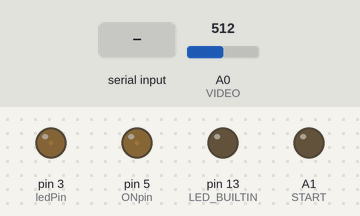
Simulated run of this sketch. Board: Arduino Uno, built with avr-gcc and run on an emulated ATmega328P. Parts: output pins drawn as LEDs (lit = HIGH). Dashed ring = blinking. Inputs (shaded band) come from the test bench; at power-on: A0 (VIDEO) = 512. Pins used as bus, display or sensor lines are not drawn; what the sketch prints to the serial monitor is not drawn.

Above: at 1.2 s.
1.3 s: "4\n" received over Serial
At 2.5 s:
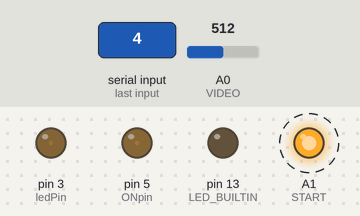
4.3 s: "1\n" received over Serial
7.3 s: "1\n" received over the second serial link
At 8.5 s:
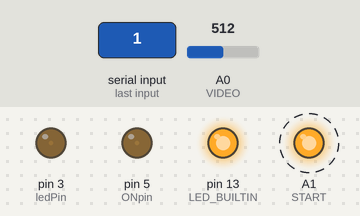
At 13.0 s:
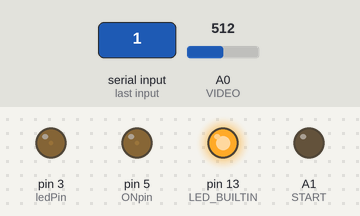
Timing chart, 0 to 14.5 s (numbered marks = the images above; inputs shaded):
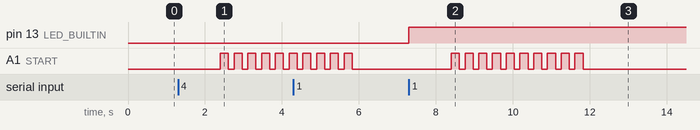

The sketch:

OSMS.ino
```cpp
#include <math.h>
#define CHANNELS    288
#include <SoftwareSerial.h>

uint16_t average[CHANNELS];
uint16_t correction[145];

int VIDEO=A0;
int TRIGGER=2;
int CLK=A2;
int START=A1;
int ledPin = 3;
int ONpin = 5;

char read=0;
int i, i_ebc, i_turb, i_col, j, k, r, b, smoothtemp1, smoothtemp2;
int EBC, TURB, COL;
float aveabs = 0;
char numb='0';
String reading = "";
SoftwareSerial mySerial(10, 11); //(// RX, TX)

void setup() {

pinMode(CLK, OUTPUT);
pinMode(START, OUTPUT);
pinMode(A0, INPUT);
pinMode(ledPin, INPUT);
pinMode(ONpin, INPUT);

digitalWrite(CLK, HIGH);
digitalWrite(START, LOW);


analogWrite(ONpin, 10);
analogWrite(ledPin, 6);

pinMode(LED_BUILTIN, OUTPUT);
mySerial.begin(115200);
Serial.begin(115200);

}

void loop() {

if(mySerial.available()>0||Serial.available()>0){
if(mySerial.available()>0){
{reading = mySerial.readString();

    if(reading.length()>1){numb='6';}
      //Read the incoming data and store it into variable data
    else {
     numb = reading[0]; }}}

else if(Serial.available()>0){

  reading=Serial.readString();
  numb=reading[0];}


switch (numb) { //switches between whichever numbers were sent by the mobile application

case '1':
delay(100);
digitalWrite(LED_BUILTIN, HIGH);  //If value is 1 then LED turns ON - (for testing purposes)
break;

case '2':
delay(100);
digitalWrite(LED_BUILTIN, LOW);   //If value is 0 then LED turns OFF
break;

case '3':
delay(100);
CalibrateLED();   //Calls the calibrate LED function
break;

case '4':
delay(100);
GetBaseline();   //Calls the Get Baseline function
break;

case '5':
delay(100);
Capture();   //Calls the Capture function
break;

case '6':
delay(100);
specificWavelength();   //Calls the Capture function
break;

default:
break;
}
}
}


void Capture(){ // this captures the absorption spectrum when called
aveabs=0;
String spacing = String(", "); //the application reads data in "nm, intensity" format, so a comma and a space is needed

readSpectrometer();
delay(100);// reads the spectrometer again

String tot = "";
smoothtemp1;
smoothtemp2=average[9];

for(i = 10; i < 225; i++){
smoothtemp1 = smoothtemp2;
smoothtemp2 = average[i];
average[i]=(average[i]+smoothtemp1+average[i+1])/3;

average[i]=average[i]-980; // removes background. background values vary a bit for every measurement, 96 is an average of about 10 measurements
if((average[i]<1)||(average[i]>65000)){average[i]=1;}// corr=6500;} // this makes sure that there is no overflow or division by zero (usually happens when spectra outside of the LED spectrum is registered)

float m = correction[i-10]/(float)average[i];
aveabs += log10(m);

}

aveabs=aveabs/(225-10);

for(i = 10; i < 225; i++){//reads from position 10 to position 225, which corresponds to approximately 350-850nm
uint16_t nm[145];
int corr;

nm[i-10] = (3.059651344 * pow(10, 2) + 2.716298429 * i - 1.284751120 * pow(10, -3) * pow(i, 2) - 6.672071166 * pow(10, -6) * pow(i, 3) + 5.557539172 * pow(10, -9) * pow(i, 4) + 1.015634508 * pow(10, -11) * pow(i, 5))*10;
//nm[i] calculates the corresponding wavelength to each pixel - the parameters are included in the C12880MA manual and are unique, so the above line needs to be corrected accordingly
/*in order to just register and check the spectrum of the light source
comment out lines starting from the "corr=correction[i]" to "float n = log10(m)"
line (included) and substitute "String(n,4)" in the "String val =" with "data[i]"*/

//corr=correction[i]; // this copies the baseline data, so it could be modified without modifying the actual baseline data
//average[i]=average[i]-980; // removes background. background values vary a bit for every measurement, 96 is an average of about 10 measurements
//if((average[i]<1)||(average[i]>65000)){average[i]=1;}// corr=6500;} // this makes sure that there is no overflow or division by zero (usually happens when spectra outside of the LED spectrum is registered)

float m = correction[i-10]/(float)average[i]; //calculates the baseline LED spectrum divided by the spectrum with an inserted sample
float n = log10(m)+0.0556-0.0767*aveabs; // calculates absorbance

float integ = nm[i-10]/10.0; //this is due to the multiplication by 10 at the end of nm[i] calculation. This is used to avoid a float massive, which takes up more space than an int massive - this means that we get for example a calculated position of 550.12345*10 =5501.2345 (which is 5501 as an int) and then we divide it back as a float and get the value of 550.1 nm
String temp = String(integ,1); //turns it into a sting with 1 decimal place
String val = String(n,4); //turns into a string with 4 decimal places


       tot += temp; //adds the resulting nm to a string
       tot += ", "; //adds a comma
       tot += val; //adds the resulting absorbance to a string
       tot+="\n"; // adds a new line
     //  Serial.print(tot);
       mySerial.print(tot); //prints the "nm, absorbance" string
       tot = ""; //erases the contents of the "nm, absorbance" string

         }
    //     mySerial.print(tot);
    //     Serial.print(tot);
    //     tot = "";
delay(200);
/*for(int i = 2; i < CHANNELS; i++){
  float t = correction[i]/(float)average[i];
 // average[i] = average[i]/10;
  Serial.print(t);
  Serial.print(",\n");}*/
}


void CalibrateLED(){
j=0;

/*for(int f = 2; f < 200; f++){ //LED brightness
analogWrite(ledPin, f);

for(int i = 0; i < CHANNELS; i++){
  if(data[i]>950){j=f-1; break;}}
if(j>0){break;}
}*/
analogWrite(ledPin, 6);
delay(100);
mySerial.print(" ");
delay(100);


/*for additional LEDs, uncomment the lines below*/

/*k=0;

for(int f = 2; f < 250; f++){ //LED brightness
analogWrite(UVPin, f);

readSpectrometer();
delay(100);
readSpectrometer();
delay(100);

for(int i = 0; i < CHANNELS; i++){
  if(data[i]>950){k=f-1; break;}}
if(k>0){break;}
}
analogWrite(UVPin, k);*/

}

void GetBaseline(){ //to be multiplied with


readSpectrometer();
delay(100);

/*for(int i = 10; i < 225; i++){

int smooth =(average[i]+average[i-1]+average[i+1])/3;

correction[i-10]=smooth-980;
if((correction[i-10]<1)||(correction[i-10]>65000)){correction[i-10]=1;}

}*/

mySerial.print(" ");

}

void specificWavelength(){

aveabs=0;
int singlenm, singlei;
readSpectrometer();
delay(100);


int wlnumber=reading.toInt();

for(i = 10; i < 225; i++){
singlenm=(3.059651344 * pow(10, 2) + 2.716298429 * i - 1.284751120 * pow(10, -3) * pow(i, 2) - 6.672071166 * pow(10, -6) * pow(i, 3) + 5.557539172 * pow(10, -9) * pow(i, 4) + 1.015634508 * pow(10, -11) * pow(i, 5));
if(singlenm>wlnumber){singlei=i; break;}}

smoothtemp2=average[9];
for(i = 10; i < 225; i++){
smoothtemp1 = smoothtemp2;
smoothtemp2 = average[i];
average[i]=(average[i]+smoothtemp1+average[i+1])/3;

average[i]=average[i]-980; // removes background. background values vary a bit for every measurement, 96 is an average of about 10 measurements
if((average[i]<1)||(average[i]>65000)){average[i]=1;}// corr=6500;} // this makes sure that there is no overflow or division by zero (usually happens when spectra outside of the LED spectrum is registered)

float m = correction[i-10]/(float)average[i];
aveabs += log10(m);
}
aveabs=aveabs/(225-10);

float m = correction[singlei-10]/(float)average[singlei]; //calculates the baseline LED spectrum divided by the spectrum with an inserted sample
m = log10(m)+0.0556-0.0767*aveabs;

m =m*100;
m=m/100;
mySerial.print(m);

}


void readSpectrometer(){
 //  uint16_t save[5];
    unsigned long accum = 0;

   memset(average,0,sizeof(average));
  for(long j = 0; j < 10; j++){

  int delayTime = 1; // delay time

  // Start clock cycle and set start pulse to signal start
  digitalWrite(CLK, LOW);
  delayMicroseconds(delayTime);
  digitalWrite(CLK, HIGH);
  delayMicroseconds(delayTime);
  digitalWrite(CLK, LOW);
  digitalWrite(START, HIGH);
  delayMicroseconds(delayTime);

  digitalWrite(START, HIGH);

  //Sample for a period of time
  for(int i = 0; i < 15; i++){

      digitalWrite(CLK, HIGH);
      delayMicroseconds(delayTime);
      delay(14);

    //  delay(1);
    //  delayMicroseconds(100);
      digitalWrite(CLK, LOW);
      delayMicroseconds(delayTime);

  }

  //Set SPEC_ST to low
  digitalWrite(START, LOW);

  //Sample for a period of time
  for(int i = 0; i < 87; i++){

      digitalWrite(CLK, HIGH);
      delayMicroseconds(delayTime);
      digitalWrite(CLK, LOW);
      delayMicroseconds(delayTime);

  }

  //One more clock pulse before the actual read
 /* digitalWrite(CLK, HIGH);
  delayMicroseconds(delayTime);
  digitalWrite(CLK, LOW);
  delayMicroseconds(delayTime);*/


  //Read from SPEC_VIDEO

  for(int i = 0; i < CHANNELS; i++){

      accum=(average[i]*(j) + analogRead(VIDEO)*10)/(j+1);
      average[i]=accum;

      //average[i] += analogRead(VIDEO);

      digitalWrite(CLK, HIGH);
      delayMicroseconds(delayTime);
      digitalWrite(CLK, LOW);
      delayMicroseconds(delayTime);

  }

  //Set SPEC_ST to high


  //Sample for a small amount of time
  for(int i = 0; i < 7; i++){

      digitalWrite(CLK, HIGH);
      delayMicroseconds(delayTime);
      digitalWrite(CLK, LOW);
      delayMicroseconds(delayTime);

  }

  digitalWrite(CLK, HIGH);
  delayMicroseconds(delayTime);
delay(100);
}
 for(int i = 0; i < CHANNELS; i++){
//  average[i] = average[i]/10;
  Serial.print(average[i]);
  Serial.print(",");}
//  Serial.print(accum);
  Serial.print("\n");

}
```

Measured:
- after the input at 1.3 s, A1 (START): alternates HIGH for 0.21 s and LOW for 0.15 s, starting after 1.1 s
- after the input at 4.3 s, pin 13 (LED_BUILTIN): LOW → HIGH after 3.0 s
- after the input at 7.3 s, A1 (START): alternates HIGH for 0.21 s and LOW for 0.15 s, 20 changes in all, then stays LOW, starting after 1.1 s
